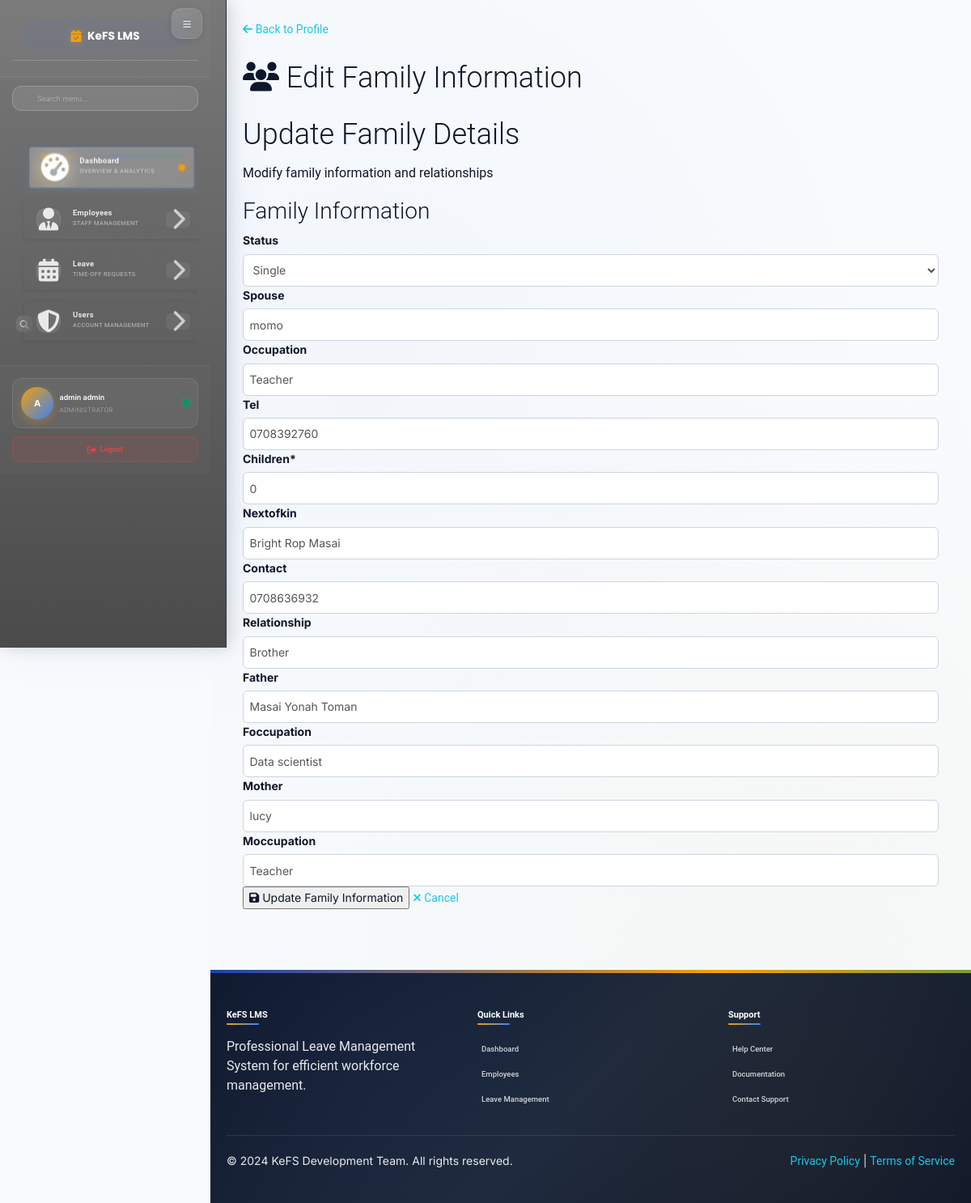
/dashboard/employee/family/edit/2/ (signed in), run on the app's committed database.
### employee/models.py (models this page shows, shortened)
class CustomUser(AbstractUser): #auth_base.AbstractBaseUser
    HR = 1
    SUPERVISOR = 2
    USER = 3
    ROLE_CHOICES = (
        (HR, 'hr'),
        (SUPERVISOR, 'supervisor'),
        (USER, 'user'),
    )
    first_name = models.CharField(max_length=100)
    last_name = models.CharField(max_length=100)
    username = models.CharField(max_length=100)
    email = models.EmailField(unique=True)
    phone_number = models.CharField(max_length=100)
    role = models.PositiveSmallIntegerField(choices=ROLE_CHOICES, blank=True, null=True)
    date_joined = models.DateTimeField(auto_now_add=True)
    last_login = models.DateTimeField(auto_now=True)
    created_date = models.DateField(auto_now_add=True)
    modified_date = models.DateField(auto_now=True)
    is_active = models.BooleanField(default=False)
    is_admin = models.BooleanField(default=False)
    is_superuser = models.BooleanField(default=False)
    is_staff = models.BooleanField(default=False)
    objects = UserManager()
    USERNAME_FIELD = 'email'
    REQUIRED_FIELDS = ['username', 'first_name', 'last_name']

class Family(models.Model):
    STATUS_CHOICES = [
        ('single', 'Single'),
        ('married', 'Married'),
        ('widowed', 'Widowed'),
        ('divorced', 'Divorced'),
        ('prefer_not_to_say', 'Prefer Not to Say'),
    ]
    user = models.ForeignKey(settings.AUTH_USER_MODEL, on_delete=models.CASCADE)
    employee = models.ForeignKey(Employee, on_delete=models.CASCADE)
    status = models.CharField(max_length=100, choices=STATUS_CHOICES, blank=True)
    spouse = models.CharField(max_length=100, blank=True)
    occupation = models.CharField(max_length=100, blank=True)
    tel = models.CharField(max_length=20, blank=True)
    children = models.IntegerField(default=0)
    nextofkin = models.CharField(max_length=100, blank=True)
    contact = models.CharField(max_length=20, blank=True)
    relationship = models.CharField(max_length=100, blank=True)
    father = models.CharField(max_length=100, blank=True)
    foccupation = models.CharField(max_length=100, blank=True)
    mother = models.CharField(max_length=100, blank=True)
    moccupation = models.CharField(max_length=100, blank=True)
    updated = models.DateTimeField(auto_now=True)

### dashboard/views.py (the view)
# urls.py: path('employee/family/edit/<int:id>/', views.family_edit_data, name='familyedit'),
def family_edit_data(request, id):
    if not (request.user.is_authenticated and (request.user.is_superuser or request.user.is_staff)):
        return redirect('/')
    employee = get_object_or_404(Employee, id=id)
    family = get_object_or_404(Family, employee=employee)
    if request.method == 'POST':
        form = FamilyCreateForm(request.POST, request.FILES, instance=family)
        if form.is_valid():
            form.save()
            messages.success(request, 'Family Information Updated Successfully !!!',
                             extra_tags='alert alert-success alert-dismissible show')
            return redirect('dashboard:employees')
        else:
            messages.error(request, 'Error Updating Family Information', extra_tags='alert alert-warning alert-dismissible show')
            return HttpResponse("Form data not valid")
    else:
        form = FamilyCreateForm(instance=family)
    dataset = {
        'form': form,
        'title': f'Edit Family Information - {employee.get_full_name}'  # Accessing as a property or field
    }
    return render(request, 'dashboard/employee_family_edit.html', dataset)

### employee/forms.py
class FamilyCreateForm(forms.ModelForm):
    class Meta:
        model = Family
        fields = ['status', 'spouse', 'occupation', 'tel', 'children', 'nextofkin', 'contact', 'relationship', 'father', 'foccupation', 'mother', 'moccupation']
        widgets = {
            'status': forms.Select(attrs={'class': 'form-control'}),
            'spouse': forms.TextInput(attrs={'class': 'form-control'}),
            'occupation': forms.TextInput(attrs={'class': 'form-control'}),
            'tel': forms.TextInput(attrs={'class': 'form-control'}),
            'children': forms.NumberInput(attrs={'class': 'form-control'}),
            'nextofkin': forms.TextInput(attrs={'class': 'form-control'}),
            'contact': forms.TextInput(attrs={'class': 'form-control'}),
            'relationship': forms.TextInput(attrs={'class': 'form-control'}),
            'father': forms.TextInput(attrs={'class': 'form-control'}),
            'foccupation': forms.TextInput(attrs={'class': 'form-control'}),
            'mother': forms.TextInput(attrs={'class': 'form-control'}),
            'moccupation': forms.TextInput(attrs={'class': 'form-control'}),
        }

### employee/managers.py (called while the page is built)
    def get_queryset(self):
        return super().get_queryset().filter(is_deleted=False)

### employee/models.py (called while the page is built)
    @property
    def get_full_name(self):
        if self.othername:
            return f"{self.firstname} {self.lastname} {self.othername}"
        return f"{self.firstname} {self.lastname}"

### templates/dashboard/employee_family_edit.html (shortened to what this page needs)
{% extends '_layout.html' %}
{% load static %}
{% load crispy_forms_tags %}
{% block content %}
<div class="edit-page-container">
    <div class="container-fluid">
        <a href="{% url 'dashboard:employeeinfo' form.instance.employee.id %}" class="back-link">
            <i class="fas fa-arrow-left"></i> Back to Profile
        </a>
        <div class="edit-form-card">
            <h2 class="edit-header">
                <i class="fas fa-users"></i> Edit Family Information
            </h2>
            <div class="edit-body">
                <div class="edit-title">
                    <h2>Update Family Details</h2>
                    <p>Modify family information and relationships</p>
                </div>
                <div class="form-section">
                    <h3 class="form-section-title">Family Information</h3>
                    <form action="" method="POST" enctype="multipart/form-data" id="edit-form">
                        {{ form|crispy }}
                    </form>
                </div>
                <div class="form-actions">
                    <button type="submit" form="edit-form" class="btn-update">
                        <i class="fas fa-save"></i> Update Family Information
                    </button>
                    <a href="{% url 'dashboard:employeeinfo' form.instance.employee.id %}" class="btn-cancel">
                        <i class="fas fa-times"></i> Cancel
                    </a>
                </div>
            </div>
        </div>
    </div>
</div>
{% endblock %}

### templates/_layout.html (shortened to what this page needs)
{% load static %}
<!doctype html>
<html lang="en">
<head>
    <link rel="stylesheet" href="https://cdnjs.cloudflare.com/ajax/libs/font-awesome/6.4.0/css/all.min.css">
    <link href="{% static 'css/bootstrap.min.css' %}" rel="stylesheet" />
    <link href="{% static 'css/animate.min.css' %}" rel="stylesheet"/>
    <link href="{% static 'css/light-bootstrap-dashboard.css' %}" rel="stylesheet"/>
    <link rel="stylesheet" href="https://code.jquery.com/ui/1.12.1/themes/base/jquery-ui.css">
</head>
<body>
    <div class="sidebar" id="sidebar">
        <div class="sidebar-wrapper">
            <div class="sidebar-header">
                <button class="sidebar-toggle" id="sidebar-toggle" aria-label="Toggle sidebar">
                    <i class="fas fa-bars"></i>
                </button>
                <div class="logo">
                    <a href="{% url 'dashboard:dashboard' %}">
                        <i class="fas fa-calendar-check"></i>
                        <span>KeFS LMS</span>
                    </a>
                </div>
            </div>
            <div class="sidebar-search">
                <i class="fas fa-search search-icon"></i>
                <input type="text" class="search-input" placeholder="Search menu..." id="sidebar-search">
            </div>
            <nav>
                <ul class="nav">
                    <li class="nav-item active">
                        <a href="{% url 'dashboard:dashboard' %}" class="nav-link">
                            <div class="nav-icon-wrapper">
                                <i class="fas fa-gauge-high nav-icon"></i>
                                <div class="nav-icon-glow"></div>
                            </div>
                            <div class="nav-content">
                                <span class="nav-title">Dashboard</span>
                                <span class="nav-subtitle">Overview & Analytics</span>
                            </div>
                            <div class="nav-indicator active"></div>
                        </a>
                    </li>
                    {% if request.user.is_superuser or request.user.is_staff %}
                    <li class="nav-item dropdown">
                        <a href="#" class="nav-link dropdown-toggle">
                            <div class="nav-icon-wrapper">
                                <i class="fas fa-user-tie nav-icon"></i>
                            </div>
                            <div class="nav-content">
                                <span class="nav-title">Employees</span>
                                <span class="nav-subtitle">Staff Management</span>
                            </div>
                            <i class="fas fa-chevron-right chevron-icon"></i>
                        </a>
                    </li>
                    {% endif %}
                    <li class="nav-item dropdown">
                        <a href="#" class="nav-link dropdown-toggle">
                            <div class="nav-icon-wrapper">
                                <i class="fas fa-calendar-days nav-icon"></i>
                            </div>
                            <div class="nav-content">
                                <span class="nav-title">Leave</span>
                                <span class="nav-subtitle">Time-off Requests</span>
                            </div>
                            <i class="fas fa-chevron-right chevron-icon"></i>
                        </a>
                    </li>
                    {% if request.user.is_superuser or request.user.is_staff %}
                    <li class="nav-item dropdown">
                        <a href="#" class="nav-link dropdown-toggle">
                            <div class="nav-icon-wrapper">
                                <i class="fas fa-shield-halved nav-icon"></i>
                            </div>
                            <div class="nav-content">
                                <span class="nav-title">Users</span>
                                <span class="nav-subtitle">Account Management</span>
                            </div>
                            <i class="fas fa-chevron-right chevron-icon"></i>
                        </a>
                    </li>
                    {% endif %}
                </ul>
            </nav>
            <div class="sidebar-profile">
                <div class="user-profile">
                    <div class="user-avatar">
                        {{ request.user.get_full_name|slice:":1"|default:request.user.username|slice:":1"|upper }}
                    </div>
                    <div class="user-info">
                        <div class="user-name">{{ request.user.get_full_name|truncatechars:15|default:request.user.username|truncatechars:15 }}</div>
                        <div class="user-role">
                            {% if request.user.is_superuser %}Administrator{% elif request.user.is_staff %}Staff{% else %}Employee{% endif %}
                        </div>
                    </div>
                    <div class="user-status" title="Online"></div>
                </div>
                <div class="sidebar-logout">
                    <a href="{% url 'accounts:logout' %}" class="logout-btn">
                        <i class="fas fa-sign-out-alt"></i>
                        <span>Logout</span>
                    </a>
                </div>
            </div>
        </div>
    </div>
    <div class="main-panel">
        <main id="main-content" class="main-content">
            {% block content %}{% endblock %}
        </main>
        <footer class="app-footer">
            <div class="footer-content">
                <div class="footer-section">
                    <h5>KeFS LMS</h5>
                    <p>Professional Leave Management System for efficient workforce management.</p>
                </div>
                <div class="footer-section">
                    <h5>Quick Links</h5>
                    <ul class="footer-links">
                        <li><a href="{% url 'dashboard:dashboard' %}">Dashboard</a></li>
                        <li><a href="{% url 'dashboard:employees' %}">Employees</a></li>
                        <li><a href="{% url 'dashboard:staffleavetable' %}">Leave Management</a></li>
                    </ul>
                </div>
                <div class="footer-section">
                    <h5>Support</h5>
                    <ul class="footer-links">
                        <li><a href="#">Help Center</a></li>
                        <li><a href="#">Documentation</a></li>
                        <li><a href="#">Contact Support</a></li>
                    </ul>
                </div>
            </div>
            <div class="footer-bottom">
                <div>&copy; 2024 KeFS Development Team. All rights reserved.</div>
                <div>
                    <a href="#">Privacy Policy</a> | <a href="#">Terms of Service</a>
                </div>
            </div>
        </footer>
    </div>
</body>
</html>

### data on the page
CustomUser: user.get_full_name "A", user.get_full_name "admin admin"
Family: status "Single", spouse "momo", occupation "Teacher", tel "0708392760", children "0", nextofkin "Bright Rop Masai", contact "0708636932", relationship "Brother", father "Masai Yonah Toman", foccupation "Data scientist", mother "lucy", moccupation "Teacher"
